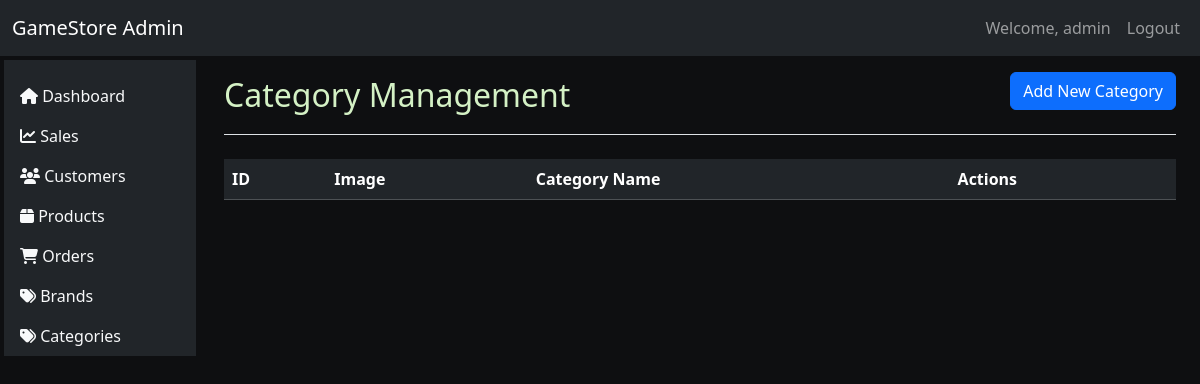
The app's page /admin/category.php (signed in), older data.
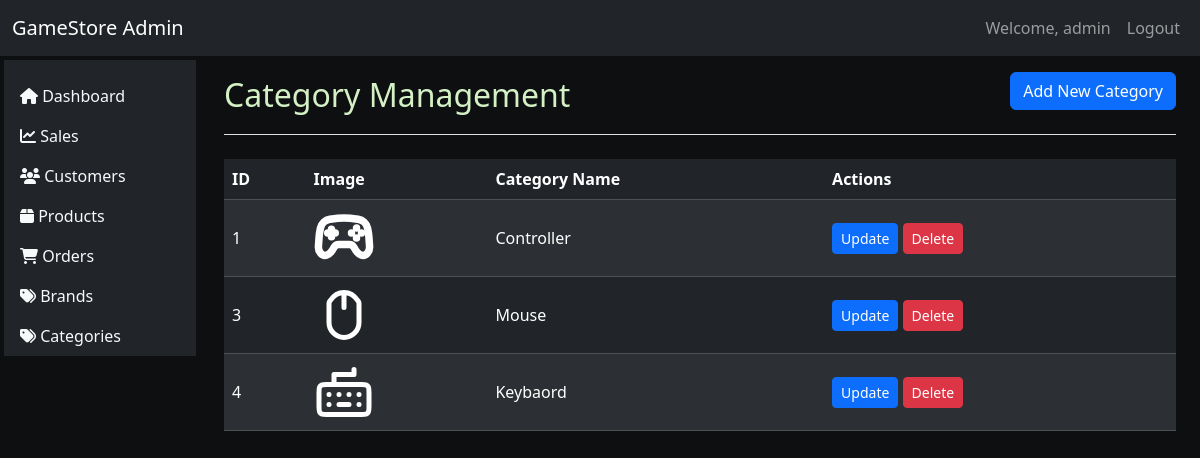
The same page, newer data.
### tables this page shows
CREATE TABLE `categories` (
  `id` int(11) NOT NULL,
  `category_name` varchar(40) NOT NULL,
  `category_image` text NOT NULL
);

### app/php/admin/category/functions.php (called while the page is built, shortened)
<?php
function getAllCategories()
{
    global $connect;
    try {
        $sql = "SELECT * FROM categories";
        $stmt = $connect->prepare($sql);
        $stmt->execute();
        return $stmt->fetchAll(PDO::FETCH_ASSOC);
    } catch (PDOException $e) {
        error_log("Error getting all categories: " . $e->getMessage());
        return false;
    }
}

### admin/category.php (the view, shortened to what this page needs)
<?php
include "../app/php/config/config.php";
include "../app/php/admin/category/functions.php";
$categories = getAllCategories();
include "../components/admin/app.php";
?>
<div class="container-fluid">
    <div class="row">
        <div class="col-md-2 p-1 sidebar">
            <?php include "../components/admin/sidebar.php"; ?>
        </div>
        <main role="main" class="col-md-10 ml-sm-auto px-4">
            <div class="d-flex justify-content-between flex-wrap flex-md-nowrap align-items-center pt-3 pb-2 mb-3 border-bottom">
                <h2>Category Management</h2>
                <button type="button" class="btn btn-primary mb-3" data-bs-toggle="modal" data-bs-target="#addCategoryModal">
                    Add New Category
                </button>
            </div>
            <div class="table-responsive">
                <table class="table table-dark table-striped">
                    <thead>
                        <tr>
                            <th>ID</th>
                            <th>Image</th>
                            <th>Category Name</th>
                            <th>Actions</th>
                        </tr>
                    </thead>
                    <tbody>
                        <?php foreach ($categories as $category): ?>
                            <tr>
                                <td><?php echo $category['id']; ?></td>
                                <td>
                                    <?php if ($category['category_image']): ?>
                                    <img src="../public/categories/<?php echo $category['category_image']; ?>"
                                        alt="<?php echo $category['category_name']; ?>"
                                        style="width: 60px; object-fit: contain;">
                                    <?php else: ?>
                                    <span>No image</span>
                                    <?php endif; ?>
                                </td>
                                <td><?php echo $category['category_name']; ?></td>
                                <td>
                                    <button type="button" class="btn btn-primary btn-sm"
                                        data-bs-toggle="modal"
                                        data-bs-target="#updateCategoryModal"
                                        data-id="<?php echo $category['id']; ?>"
                                        data-name="<?php echo htmlspecialchars($category['category_name']); ?>"
                                        data-image="<?php echo $category['category_image']; ?>">
                                        Update
                                    </button>
                                    <form method="POST" action="<?php echo htmlspecialchars($_SERVER['PHP_SELF']); ?>" style="display: inline;">
                                        <button type="submit" name="delete_category" class="btn btn-danger btn-sm">Delete</button>
                                    </form>
                                </td>
                            </tr>
                        <?php endforeach; ?>
                    </tbody>
                </table>
            </div>
        </main>
    </div>
</div>
<?php include "../components/admin/footer.php"; ?>

### components/admin/app.php (shortened to what this page needs)
<!DOCTYPE html>
<html lang="en">
<head>
  <link rel="stylesheet" href="https://unpkg.com/leaflet@1.9.4/dist/leaflet.css" />
  <link rel="stylesheet" href="https://cdnjs.cloudflare.com/ajax/libs/font-awesome/6.4.0/css/all.min.css">
  <link href="https://cdn.jsdelivr.net/npm/bootstrap@5.3.6/dist/css/bootstrap.min.css" rel="stylesheet">
</head>
<body>
  <nav class="navbar navbar-expand-lg navbar-dark bg-dark">
    <div class="container-fluid">
      <a class="navbar-brand" href="dashboard.php">GameStore Admin</a>
      <div class="collapse navbar-collapse" id="navbarText">
        <ul class="navbar-nav ms-auto mb-2 mb-lg-0">
          <li class="nav-item">
            <span class="nav-link">Welcome, <?php echo htmlspecialchars($_SESSION["username"]); ?></span>
          </li>
          <li class="nav-item">
            <a class="nav-link" href="logout.php">Logout</a>
          </li>
        </ul>
      </div>
    </div>
  </nav>

### components/admin/sidebar.php
<div class="sidebar-sticky pt-3 bg-dark text-light">
    <ul class="nav flex-column">
        <li class="nav-item">
            <a class="nav-link text-light" href="dashboard.php">
                <i class="fas fa-home"></i> Dashboard
            </a>
        </li>
        <li class="nav-item">
            <a class="nav-link text-light" href="sales.php">
                <i class="fas fa-chart-line"></i> Sales
            </a>
        </li>
        <li class="nav-item">
            <a class="nav-link text-light" href="customer.php">
                <i class="fas fa-users"></i> Customers
            </a>
        </li>
        <li class="nav-item">
            <a class="nav-link text-light" href="product.php">
                <i class="fas fa-box"></i> Products
            </a>
        </li>
        <li class="nav-item">
            <a class="nav-link text-light" href="orders.php">
                <i class="fas fa-shopping-cart"></i> Orders
            </a>
        </li>
        <li class="nav-item">
            <a class="nav-link text-light" href="brand.php">
                <i class="fas fa-tags"></i> Brands
            </a>
        </li>
        <li class="nav-item">
            <a class="nav-link text-light" href="category.php">
                <i class="fas fa-tags"></i> Categories
            </a>
        </li>
    </ul>
</div>

### components/admin/footer.php
</body>
</html>

### components/admin/app.php (style rules this page uses)
table td { vertical-align: middle; }
body { background-color: #0e0f11; color: #d4f1c5; font-family: 'Segoe UI', Tahoma, Geneva, Verdana, sans-serif; }

Row changes from the older to the newer data that the page shows:
added categories: id "1", category_image (picture), category_name "Controller"
added categories: id "3", category_image (picture), category_name "Mouse"
added categories: id "4", category_image (picture), category_name "Keybaord"
